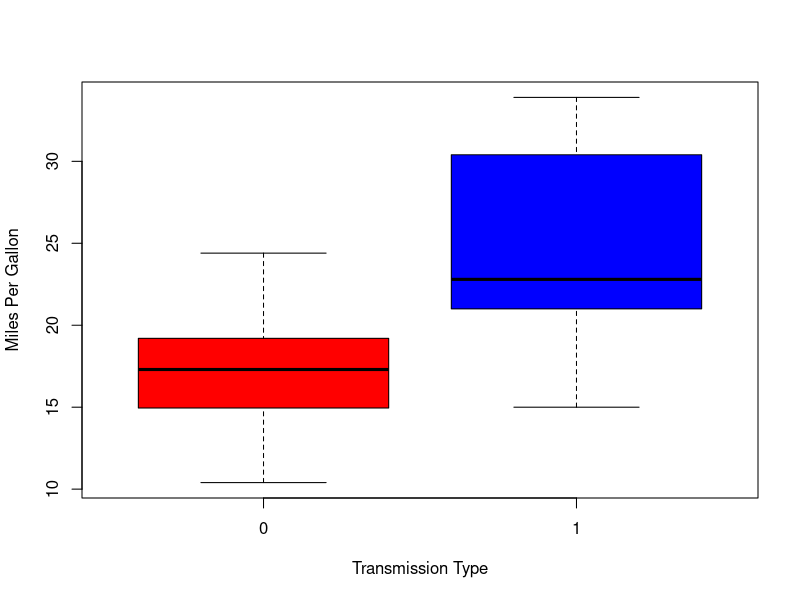

Source code (R): (Note: this script raises an error after producing the figure.)
## ---- chunk 1
library (datasets)
data(mtcars)
head(mtcars)
knitr::opts_chunk$set(echo = TRUE)
## ---- chunk 2
mtcars$vs <- as.factor(mtcars$vs)
mtcars$am <- as.factor(mtcars$am)
knitr::opts_chunk$set(echo = TRUE)
## ---- chunk 3
summary(mtcars$mpg)
knitr::opts_chunk$set(echo = TRUE)
## ---- chunk 4
boxplot(mpg ~ am, data = mtcars, col = (c("red","blue")), ylab = "Miles Per Gallon", xlab = "Transmission Type")
knitr::opts_chunk$set(echo = TRUE)
## ---- chunk 5
fit_simple <- lm(mpg ~ factor(am), data=mtcars)
summary(fit_simple)
knitr::opts_chunk$set(echo = TRUE)
## ---- chunk 6
data(mtcars)
fit_multi <- lm(mpg ~ . ,data=mtcars)
summary(fit_multi)
knitr::opts_chunk$set(echo = TRUE)
## ---- chunk 7
cor(mtcars)[1,]
knitr::opts_chunk$set(echo = TRUE)
## ---- chunk 8
fit_final <- lm(mpg ~ wt+hp+disp+cyl+am, data = mtcars)
fit_final
knitr::opts_chunk$set(echo = TRUE)
## ---- chunk 9
par(mfrow = c(2, 2))
plot(fit_final)
knitr::opts_chunk$set(echo = TRUE)
## ---- chunk 10
pairs(mpg ~ ., data = mtcars)
pairs
knitr::opts_chunk$set(echo = TRUE)
